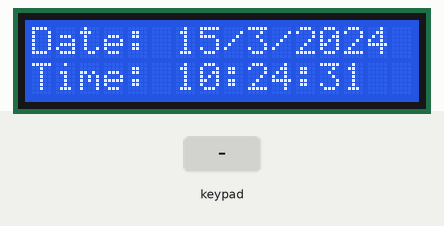
The sketch below on a simulated Arduino Uno, built with avr-gcc and run on an emulated ATmega328P. Parts: 16×2 character LCD. The inputs (shaded band) are chosen by the test bench. The local clock reads 2024-03-15 10:24:30 at power-on unless the sketch sets it.

Above: at 1.2 s.
1.3 s: key '*' pressed
At 2.7 s:
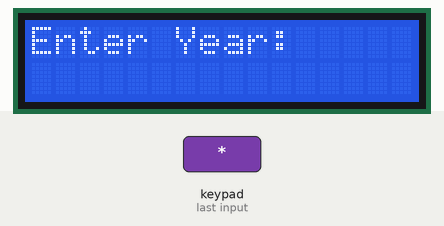
3.2 s: keypad keys 9 8 7 6 # pressed 0.764 s apart
At 7.0 s:
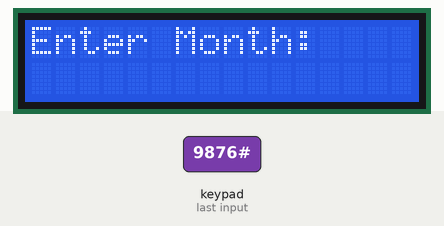
8.5 s: key '#' pressed
At 9.2 s:
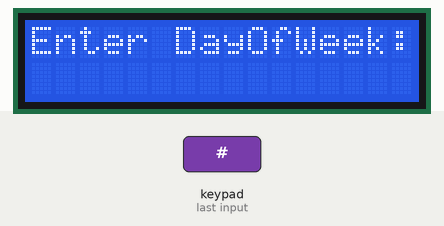
10.0 s: keypad keys 5 4 3 # pressed 0.764 s apart
At 12.9 s:
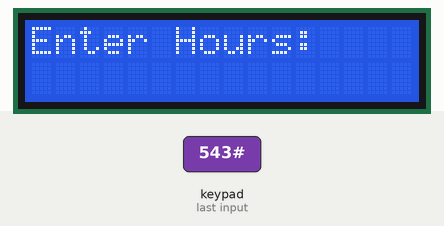
14.5 s: keypad keys 1 3 9 7 # pressed 0.764 s apart
At 18.2 s:
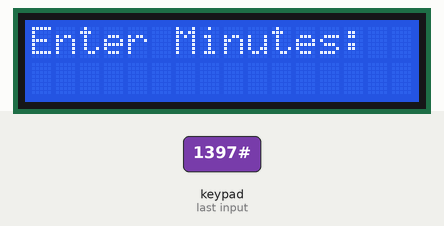
19.8 s: key '#' pressed
At 20.4 s:
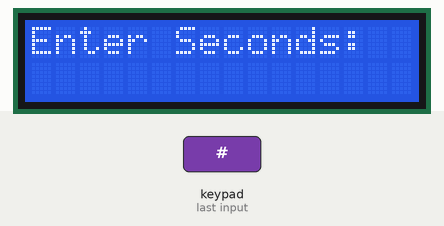
Timing chart, 0 to 22.3 s (numbered marks = the images above; inputs shaded):
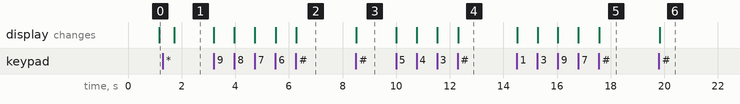

The sketch:

Arduino-RTC.ino
```cpp
#include <LiquidCrystal_I2C.h>
#include <ThreeWire.h>
#include <RtcDS1302.h>
#include <Keypad.h>

const byte ROWS = 4; //four rows
const byte COLS = 3; //four columns
//define the cymbols on the buttons of the keypads
char hexaKeys[ROWS][COLS] = {
  {'1', '2', '3'},
  {'4', '5', '6'},
  {'7', '8', '9'},
  {'*', '0', '#'}
};
byte rowPins[ROWS] = {9, 8, 7, 6}; //connect to the row pinouts of the keypad
byte colPins[COLS] = {5, 4, 3}; //connect to the column pinouts of the keypad

//initialize an instance of class NewKeypad
Keypad customKeypad = Keypad( makeKeymap(hexaKeys), rowPins, colPins, ROWS, COLS);

//0x3F or 0x27
LiquidCrystal_I2C lcd(0x3F, 16, 2);   //LCD Object

ThreeWire myWire(11, 10, 12);        // DAT, CLK, RST
RtcDS1302<ThreeWire> Rtc(myWire);    // RTC Object

void setup ()
{
  lcd.init();
  lcd.backlight();
  lcd.clear();

  Rtc.Begin();

  //RtcDateTime currentTime = RtcDateTime(__DATE__ , __TIME__);
  //Rtc.SetDateTime(currentTime);
}

void loop ()
{
  RtcDateTime now = Rtc.GetDateTime();
  lcd.clear();
  lcd.setCursor(0, 0);
  lcd.print("Date: ");
  lcd.print(now.Day());
  lcd.print("/");
  lcd.print(now.Month());
  lcd.print("/");
  lcd.print(now.Year());

  lcd.setCursor(0, 1);
  lcd.print("Time: ");
  lcd.print(now.Hour());
  lcd.print(":");
  lcd.print(now.Minute());
  lcd.print(":");
  lcd.print(now.Second());

  //Set the Date and Time Manually when '*' key is pressed
  char c = customKeypad.getKey();
  if (c == '*') {
    lcd.clear();
    lcd.setCursor(0, 0);
    lcd.print("Enter Year: ");
    int year = getData();

    lcd.clear();
    lcd.setCursor(0, 0);
    lcd.print("Enter Month: ");
    int month = getData();

    lcd.clear();
    lcd.setCursor(0, 0);
    lcd.print("Enter DayOfWeek: ");
    int day = getData();

    lcd.clear();
    lcd.setCursor(0, 0);
    lcd.print("Enter Hours: ");
    int hour = getData();

    lcd.clear();
    lcd.setCursor(0, 0);
    lcd.print("Enter Minutes: ");
    int minute = getData();

    lcd.clear();
    lcd.setCursor(0, 0);
    lcd.print("Enter Seconds: ");
    int second = getData();

    RtcDateTime newTime = RtcDateTime(year, month, day, hour, minute, second);
    Rtc.SetDateTime(newTime);

  }

  delay(500);
}

int getData() {
  String container = "";
  lcd.setCursor(0, 1);
  while (true) {
    char c = customKeypad.getKey();
    if (c == '#') {
      break;
    } else if (isDigit(c)) {
      container += c;
      lcd.print(c);
    } else {
      //Nothing
    }
  }
  return container.toInt();
}
```

Measured:
- after the input at 1.3 s, the display: changes after 0.42 s (image 1)
- after the input at 3.2 s, the display: first changes at once (image 2 shows a later state)
- after the input at 8.5 s, the display: changes at once (image 3)
- after the input at 10.0 s, the display: first changes at once (image 4 shows a later state)
- after the input at 14.5 s, the display: first changes at once (image 5 shows a later state)
- after the input at 19.8 s, the display: changes at once (image 6)
